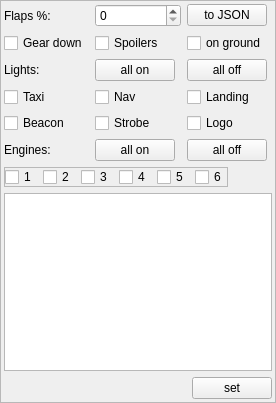
<?xml version="1.0" encoding="UTF-8"?>
<ui version="4.0">
 <class>CAircraftPartsForm</class>
 <widget class="QFrame" name="CAircraftPartsForm">
  <property name="geometry">
   <rect>
    <x>0</x>
    <y>0</y>
    <width>276</width>
    <height>403</height>
   </rect>
  </property>
  <property name="windowTitle">
   <string>Frame</string>
  </property>
  <property name="frameShape">
   <enum>QFrame::StyledPanel</enum>
  </property>
  <property name="frameShadow">
   <enum>QFrame::Raised</enum>
  </property>
  <layout class="QGridLayout" name="gl_AircraftPartsForm">
   <property name="leftMargin">
    <number>3</number>
   </property>
   <property name="topMargin">
    <number>3</number>
   </property>
   <property name="rightMargin">
    <number>3</number>
   </property>
   <property name="bottomMargin">
    <number>3</number>
   </property>
   <item row="4" column="1">
    <widget class="QCheckBox" name="cb_AircraftPartsLightsStrobe">
     <property name="text">
      <string>Strobe</string>
     </property>
    </widget>
   </item>
   <item row="5" column="2" alignment="Qt::AlignLeft">
    <widget class="QPushButton" name="pb_AircraftPartsEnginesOff">
     <property name="text">
      <string>all off</string>
     </property>
    </widget>
   </item>
   <item row="0" column="0">
    <widget class="QLabel" name="lbl_AircraftPartsFlapsPercentage">
     <property name="text">
      <string>Flaps %:</string>
     </property>
    </widget>
   </item>
   <item row="0" column="1">
    <widget class="QSpinBox" name="sb_AircraftPartsFlapsPercentage">
     <property name="maximum">
      <number>100</number>
     </property>
     <property name="singleStep">
      <number>5</number>
     </property>
    </widget>
   </item>
   <item row="3" column="2">
    <widget class="QCheckBox" name="cb_AircraftPartsLightsLanding">
     <property name="text">
      <string>Landing</string>
     </property>
    </widget>
   </item>
   <item row="3" column="1">
    <widget class="QCheckBox" name="cb_AircraftPartsLightsNav">
     <property name="text">
      <string>Nav</string>
     </property>
    </widget>
   </item>
   <item row="0" column="2" alignment="Qt::AlignLeft">
    <widget class="QPushButton" name="pb_AircraftPartsUiToJson">
     <property name="text">
      <string>to JSON</string>
     </property>
    </widget>
   </item>
   <item row="1" column="0">
    <widget class="QCheckBox" name="cb_AircraftPartsGearDown">
     <property name="text">
      <string>Gear down</string>
     </property>
    </widget>
   </item>
   <item row="4" column="0">
    <widget class="QCheckBox" name="cb_AircraftPartsLightsBeacon">
     <property name="text">
      <string>Beacon</string>
     </property>
    </widget>
   </item>
   <item row="1" column="2">
    <widget class="QCheckBox" name="cb_AircraftPartsIsOnGround">
     <property name="text">
      <string>on ground</string>
     </property>
    </widget>
   </item>
   <item row="2" column="0">
    <widget class="QLabel" name="lbl_AircraftPartsLights">
     <property name="text">
      <string>Lights:</string>
     </property>
    </widget>
   </item>
   <item row="3" column="0">
    <widget class="QCheckBox" name="cb_AircraftPartsLightsTaxi">
     <property name="text">
      <string>Taxi</string>
     </property>
    </widget>
   </item>
   <item row="1" column="1">
    <widget class="QCheckBox" name="cb_AircraftPartsSpoilers">
     <property name="text">
      <string>Spoilers</string>
     </property>
    </widget>
   </item>
   <item row="2" column="2" alignment="Qt::AlignLeft">
    <widget class="QPushButton" name="pb_AircraftPartsLightsOff">
     <property name="text">
      <string>all off</string>
     </property>
    </widget>
   </item>
   <item row="2" column="1" alignment="Qt::AlignLeft">
    <widget class="QPushButton" name="pb_AircraftPartsLightsOn">
     <property name="text">
      <string>all on</string>
     </property>
    </widget>
   </item>
   <item row="4" column="2">
    <widget class="QCheckBox" name="cb_AircraftPartsLightsLogo">
     <property name="text">
      <string>Logo</string>
     </property>
    </widget>
   </item>
   <item row="5" column="1" alignment="Qt::AlignLeft">
    <widget class="QPushButton" name="pb_AircraftPartsEnginesOn">
     <property name="text">
      <string>all on</string>
     </property>
    </widget>
   </item>
   <item row="7" column="0" colspan="3">
    <widget class="QTextEdit" name="te_AircraftPartsJson"/>
   </item>
   <item row="5" column="0">
    <widget class="QLabel" name="lbl_AircraftPartsEngines">
     <property name="text">
      <string>Engines:</string>
     </property>
    </widget>
   </item>
   <item row="6" column="0" colspan="3" alignment="Qt::AlignLeft">
    <widget class="QFrame" name="fr_Engines">
     <property name="minimumSize">
      <size>
       <width>0</width>
       <height>20</height>
      </size>
     </property>
     <property name="frameShape">
      <enum>QFrame::StyledPanel</enum>
     </property>
     <property name="frameShadow">
      <enum>QFrame::Raised</enum>
     </property>
     <layout class="QHBoxLayout" name="hl_Engines">
      <property name="leftMargin">
       <number>0</number>
      </property>
      <property name="topMargin">
       <number>0</number>
      </property>
      <property name="rightMargin">
       <number>0</number>
      </property>
      <property name="bottomMargin">
       <number>0</number>
      </property>
      <item>
       <widget class="QCheckBox" name="cb_AircraftPartsEngine1">
        <property name="text">
         <string>1</string>
        </property>
       </widget>
      </item>
      <item>
       <widget class="QCheckBox" name="cb_AircraftPartsEngine2">
        <property name="text">
         <string>2</string>
        </property>
       </widget>
      </item>
      <item>
       <widget class="QCheckBox" name="cb_AircraftPartsEngine3">
        <property name="text">
         <string>3</string>
        </property>
       </widget>
      </item>
      <item>
       <widget class="QCheckBox" name="cb_AircraftPartsEngine4">
        <property name="text">
         <string>4</string>
        </property>
       </widget>
      </item>
      <item>
       <widget class="QCheckBox" name="cb_AircraftPartsEngine5">
        <property name="text">
         <string>5</string>
        </property>
       </widget>
      </item>
      <item>
       <widget class="QCheckBox" name="cb_AircraftPartsEngine6">
        <property name="text">
         <string>6</string>
        </property>
       </widget>
      </item>
     </layout>
    </widget>
   </item>
   <item row="8" column="2" alignment="Qt::AlignRight">
    <widget class="QPushButton" name="pb_Set">
     <property name="text">
      <string>set</string>
     </property>
    </widget>
   </item>
  </layout>
 </widget>
 <tabstops>
  <tabstop>sb_AircraftPartsFlapsPercentage</tabstop>
  <tabstop>pb_AircraftPartsUiToJson</tabstop>
  <tabstop>cb_AircraftPartsGearDown</tabstop>
  <tabstop>cb_AircraftPartsSpoilers</tabstop>
  <tabstop>cb_AircraftPartsIsOnGround</tabstop>
  <tabstop>pb_AircraftPartsLightsOn</tabstop>
  <tabstop>pb_AircraftPartsLightsOff</tabstop>
  <tabstop>cb_AircraftPartsLightsTaxi</tabstop>
  <tabstop>cb_AircraftPartsLightsNav</tabstop>
  <tabstop>cb_AircraftPartsLightsLanding</tabstop>
  <tabstop>cb_AircraftPartsLightsBeacon</tabstop>
  <tabstop>cb_AircraftPartsLightsStrobe</tabstop>
  <tabstop>cb_AircraftPartsLightsLogo</tabstop>
  <tabstop>pb_AircraftPartsEnginesOn</tabstop>
  <tabstop>pb_AircraftPartsEnginesOff</tabstop>
  <tabstop>cb_AircraftPartsEngine1</tabstop>
  <tabstop>cb_AircraftPartsEngine2</tabstop>
  <tabstop>cb_AircraftPartsEngine3</tabstop>
  <tabstop>cb_AircraftPartsEngine4</tabstop>
  <tabstop>cb_AircraftPartsEngine5</tabstop>
  <tabstop>cb_AircraftPartsEngine6</tabstop>
  <tabstop>te_AircraftPartsJson</tabstop>
  <tabstop>pb_Set</tabstop>
 </tabstops>
 <resources/>
 <connections/>
</ui>
